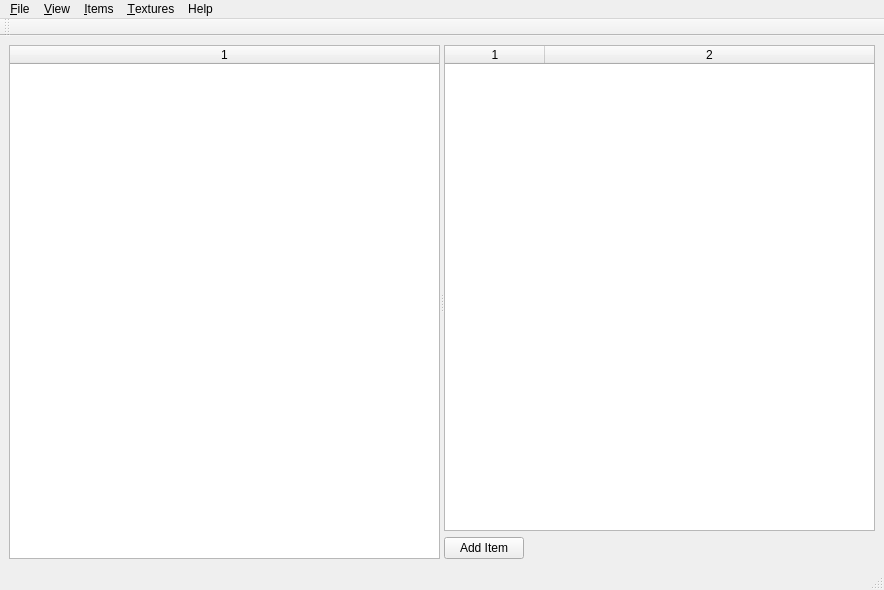
<?xml version="1.0" encoding="UTF-8"?>
<ui version="4.0">
 <class>MainForm</class>
 <widget class="QMainWindow" name="MainForm">
  <property name="geometry">
   <rect>
    <x>0</x>
    <y>0</y>
    <width>884</width>
    <height>590</height>
   </rect>
  </property>
  <property name="windowTitle">
   <string>ItemEditor</string>
  </property>
  <property name="windowIcon">
   <iconset resource="../res/global.qrc">
    <normaloff>:/ItemEditor Icon.png</normaloff>:/ItemEditor Icon.png</iconset>
  </property>
  <widget class="QWidget" name="centralwidget">
   <layout class="QGridLayout" name="gridLayout">
    <item row="0" column="0">
     <layout class="QHBoxLayout" name="horizontalLayout">
      <item>
       <widget class="QSplitter" name="splitter">
        <property name="orientation">
         <enum>Qt::Horizontal</enum>
        </property>
        <widget class="QTableWidget" name="tableWidgetItemCategories">
         <property name="editTriggers">
          <set>QAbstractItemView::NoEditTriggers</set>
         </property>
         <property name="selectionMode">
          <enum>QAbstractItemView::SingleSelection</enum>
         </property>
         <property name="selectionBehavior">
          <enum>QAbstractItemView::SelectRows</enum>
         </property>
         <property name="columnCount">
          <number>1</number>
         </property>
         <attribute name="horizontalHeaderVisible">
          <bool>true</bool>
         </attribute>
         <attribute name="horizontalHeaderStretchLastSection">
          <bool>true</bool>
         </attribute>
         <attribute name="verticalHeaderVisible">
          <bool>false</bool>
         </attribute>
         <column/>
        </widget>
        <widget class="QWidget" name="verticalLayoutWidget">
         <layout class="QVBoxLayout" name="verticalLayout">
          <item>
           <widget class="QTableWidget" name="tableWidgetItems">
            <property name="editTriggers">
             <set>QAbstractItemView::NoEditTriggers</set>
            </property>
            <property name="alternatingRowColors">
             <bool>true</bool>
            </property>
            <property name="selectionMode">
             <enum>QAbstractItemView::SingleSelection</enum>
            </property>
            <property name="selectionBehavior">
             <enum>QAbstractItemView::SelectRows</enum>
            </property>
            <property name="sortingEnabled">
             <bool>true</bool>
            </property>
            <property name="rowCount">
             <number>0</number>
            </property>
            <property name="columnCount">
             <number>2</number>
            </property>
            <attribute name="horizontalHeaderStretchLastSection">
             <bool>true</bool>
            </attribute>
            <attribute name="verticalHeaderVisible">
             <bool>false</bool>
            </attribute>
            <column/>
            <column/>
           </widget>
          </item>
          <item>
           <layout class="QHBoxLayout" name="horizontalLayout_2">
            <item>
             <widget class="QPushButton" name="pushButtonAddItem">
              <property name="text">
               <string>Add Item</string>
              </property>
             </widget>
            </item>
            <item>
             <spacer name="horizontalSpacer">
              <property name="orientation">
               <enum>Qt::Horizontal</enum>
              </property>
              <property name="sizeHint" stdset="0">
               <size>
                <width>40</width>
                <height>20</height>
               </size>
              </property>
             </spacer>
            </item>
           </layout>
          </item>
         </layout>
        </widget>
       </widget>
      </item>
     </layout>
    </item>
   </layout>
  </widget>
  <widget class="QMenuBar" name="menubar">
   <property name="geometry">
    <rect>
     <x>0</x>
     <y>0</y>
     <width>884</width>
     <height>28</height>
    </rect>
   </property>
   <widget class="QMenu" name="menu_File">
    <property name="geometry">
     <rect>
      <x>2234</x>
      <y>176</y>
      <width>260</width>
      <height>170</height>
     </rect>
    </property>
    <property name="sizePolicy">
     <sizepolicy hsizetype="Preferred" vsizetype="Preferred">
      <horstretch>0</horstretch>
      <verstretch>0</verstretch>
     </sizepolicy>
    </property>
    <property name="minimumSize">
     <size>
      <width>260</width>
      <height>0</height>
     </size>
    </property>
    <property name="title">
     <string>&amp;File</string>
    </property>
    <addaction name="action_Open"/>
    <addaction name="separator"/>
    <addaction name="action_Save"/>
    <addaction name="action_SaveAs"/>
    <addaction name="separator"/>
    <addaction name="action_Quit"/>
   </widget>
   <widget class="QMenu" name="menuHelp">
    <property name="title">
     <string>Help</string>
    </property>
    <addaction name="action_About"/>
   </widget>
   <widget class="QMenu" name="menu_View">
    <property name="title">
     <string>&amp;View</string>
    </property>
    <widget class="QMenu" name="menu_Color_theme">
     <property name="title">
      <string>&amp;Color theme</string>
     </property>
     <addaction name="action_LightTheme"/>
     <addaction name="action_DarkTheme"/>
    </widget>
    <addaction name="menu_Color_theme"/>
   </widget>
   <widget class="QMenu" name="menu_Items">
    <property name="title">
     <string>&amp;Items</string>
    </property>
    <addaction name="action_AddAnItem"/>
   </widget>
   <widget class="QMenu" name="menu_Textures">
    <property name="title">
     <string>&amp;Textures</string>
    </property>
    <addaction name="action_ManageTextures"/>
   </widget>
   <addaction name="menu_File"/>
   <addaction name="menu_View"/>
   <addaction name="menu_Items"/>
   <addaction name="menu_Textures"/>
   <addaction name="menuHelp"/>
  </widget>
  <widget class="QStatusBar" name="statusbar"/>
  <widget class="QToolBar" name="toolBar">
   <property name="windowTitle">
    <string>toolBar</string>
   </property>
   <attribute name="toolBarArea">
    <enum>TopToolBarArea</enum>
   </attribute>
   <attribute name="toolBarBreak">
    <bool>false</bool>
   </attribute>
  </widget>
  <action name="action_Quit">
   <property name="icon">
    <iconset resource="../res/global.qrc">
     <normaloff>:/commonUI/res/exit.svg</normaloff>:/commonUI/res/exit.svg</iconset>
   </property>
   <property name="text">
    <string>&amp;Quit</string>
   </property>
  </action>
  <action name="action_About">
   <property name="text">
    <string>&amp;About...</string>
   </property>
  </action>
  <action name="action_LightTheme">
   <property name="checkable">
    <bool>true</bool>
   </property>
   <property name="text">
    <string>&amp;Light</string>
   </property>
  </action>
  <action name="action_DarkTheme">
   <property name="checkable">
    <bool>true</bool>
   </property>
   <property name="text">
    <string>&amp;Dark</string>
   </property>
  </action>
  <action name="action_Open">
   <property name="icon">
    <iconset resource="../res/global.qrc">
     <normaloff>:/commonUI/res/document-open.svg</normaloff>:/commonUI/res/document-open.svg</iconset>
   </property>
   <property name="text">
    <string>&amp;Open...</string>
   </property>
   <property name="shortcut">
    <string>Ctrl+O</string>
   </property>
  </action>
  <action name="action_Save">
   <property name="icon">
    <iconset resource="../res/global.qrc">
     <normaloff>:/commonUI/res/document-save.svg</normaloff>:/commonUI/res/document-save.svg</iconset>
   </property>
   <property name="text">
    <string>&amp;Save</string>
   </property>
   <property name="shortcut">
    <string>Ctrl+S</string>
   </property>
  </action>
  <action name="action_SaveAs">
   <property name="icon">
    <iconset resource="../res/global.qrc">
     <normaloff>:/commonUI/res/document-save-as.svg</normaloff>:/commonUI/res/document-save-as.svg</iconset>
   </property>
   <property name="text">
    <string>Save as...</string>
   </property>
  </action>
  <action name="action_AddAnItem">
   <property name="text">
    <string>Add an item...</string>
   </property>
  </action>
  <action name="action_ManageTextures">
   <property name="text">
    <string>&amp;Manage textures...</string>
   </property>
  </action>
 </widget>
 <resources>
  <include location="../res/global.qrc"/>
 </resources>
 <connections/>
</ui>
